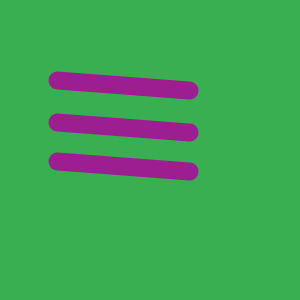
Frame 1 (no input)
Frame 60 (the mouse pressed at the canvas centre just before this capture): identical to frame 1, image omitted
Frame 120 (the mouse held since frame 60 and released just before this capture): identical to frame 1, image omitted

The Processing sketch that drew this single still picture (run headless with seeded random() and noise(); from frame 60 on, the mouse is pressed at the canvas centre):

// Processing sketch: sketch_260325a
// ── sketch_260325a.pde
void setup()
{
  size(300,300);
}

void draw()
{
  background(58,175,82);
  stroke(157,30,144);
  strokeWeight(18);
  float dy = 0;
  line(57,80 + dy,189,90 + dy);
  dy = 42;
  line(57,80 + dy,189,90 + dy);
  dy = 81;
  line(57,80 + dy,189,90 + dy);
}
